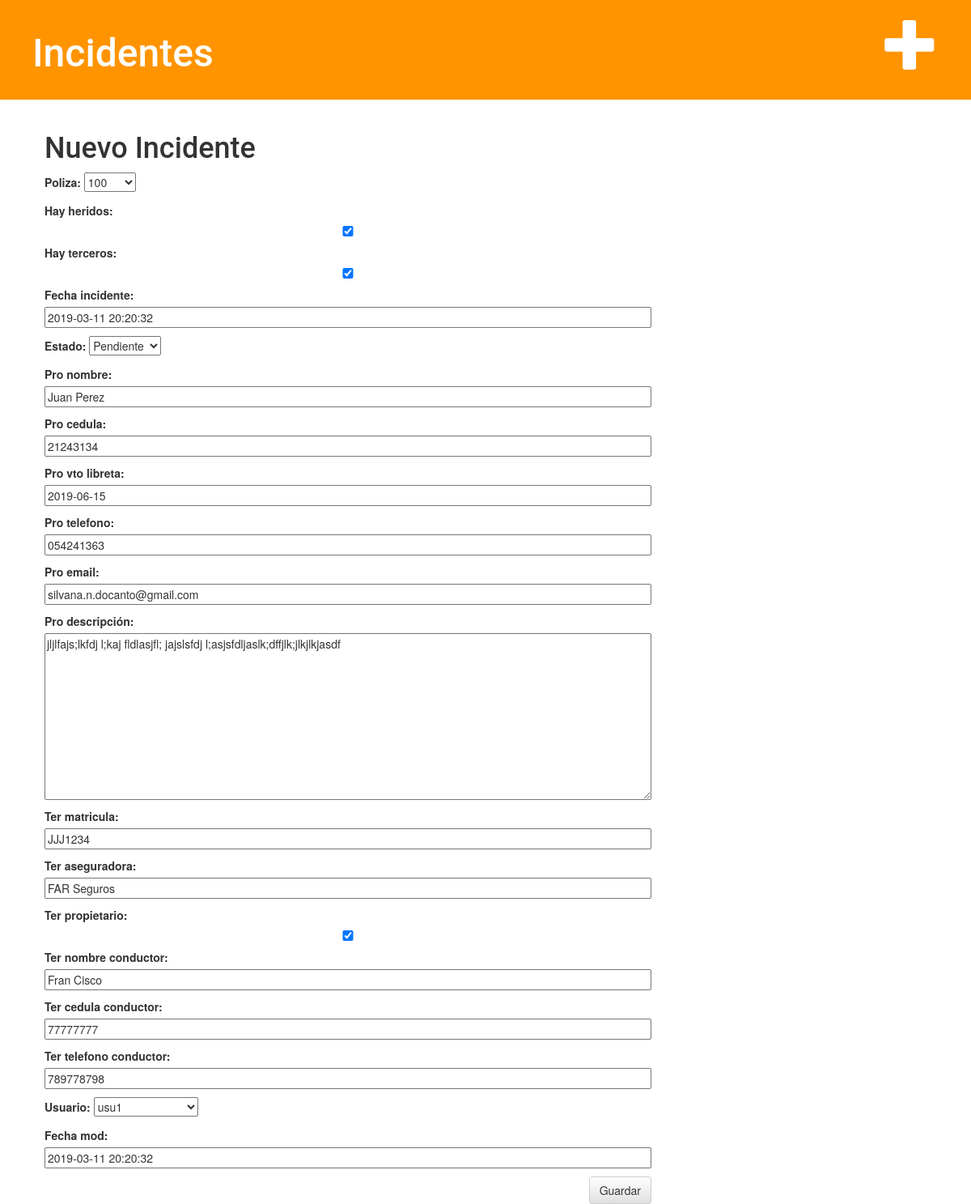
The page /incidente/1/edit/ on the database its author committed.
### denuncia/models.py (models this page shows, shortened)
class Incidente(models.Model):
    nro_incidente = models.AutoField(primary_key=True)
    poliza = models.ForeignKey('Poliza',on_delete=models.CASCADE,)
    hay_heridos = models.BooleanField()
    hay_terceros = models.BooleanField()
    fecha_incidente = models.DateTimeField(default=timezone.now)
    estado = models.ForeignKey('Estado',on_delete=models.CASCADE,)
    pro_nombre = models.CharField(max_length=30)
    pro_cedula = models.CharField(max_length=8)
    pro_vto_libreta = models.DateField(null=True, blank=True)
    pro_telefono = models.CharField(max_length=9)
    pro_email = models.EmailField(max_length=35, null=True, blank=True)
    pro_descripción = models.TextField(max_length=500)
    ter_matricula = models.CharField(max_length=7, null=True, blank=True)
    ter_aseguradora = models.CharField(max_length=30, null=True, blank=True)
    ter_propietario = models.BooleanField()
    ter_nombre_conductor = models.CharField(max_length=30, null=True, blank=True)
    ter_cedula_conductor = models.CharField(max_length=8, null=True, blank=True)
    ter_telefono_conductor = models.CharField(max_length=9, null=True, blank=True)
    usuario = models.ForeignKey('Usuario',on_delete=models.CASCADE,)
    fecha_mod = models.DateTimeField(default=timezone.now)

### denuncia/views.py (the view)
# urls.py: path('incidente/<int:pk>/edit/', views.incidente_edit, name='incidente_edit'),
def incidente_edit(request,pk):
    incidente = get_object_or_404(Incidente, nro_incidente=pk)
    if request.method == "POST":
        form = IncidenteForm(request.POST, instance=incidente)
        if form.is_valid():
            incidente = form.save(commit=False)
            incidente.save()
            return redirect('incidente_detail', pk=incidente.nro_incidente)
    else:
        form = IncidenteForm(instance=incidente)
    return render(request, 'incidente/incidente_edit.html', {'form': form})

### denuncia/forms.py
class IncidenteForm(forms.ModelForm):
    class Meta:
        model = Incidente
        fields = ('nro_incidente', 'poliza', 'hay_heridos', 'hay_terceros', 'fecha_incidente', 'estado', 'pro_nombre', 'pro_cedula', 'pro_vto_libreta', 'pro_telefono', 'pro_email', 'pro_descripción', 'ter_matricula', 'ter_aseguradora', 'ter_propietario', 'ter_nombre_conductor', 'ter_cedula_conductor', 'ter_telefono_conductor', 'usuario', 'fecha_mod')

### denuncia/models.py (called while the page is built)
    def __str__(self):
        return self.tipo

    def __str__(self):
        return self.nombre

    def __str__(self):
        return self.nro_poliza

### denuncia/templates/incidente/incidente_edit.html
{% extends 'incidente/base.html' %}
{% block content %}
    <h1>Nuevo Incidente</h1>
    <form method="POST" class="post-form">{% csrf_token %}
        {{ form.as_p }}
        <button type="submit" class="save btn btn-default">Guardar</button>
    </form>
{% endblock %}

### denuncia/static/css/denuncia.css (style rules this page uses)
h1, h2, h3, h4 { font-family: 'Roboto', serif; }
.save { float: right; }
.post-form textarea, .post-form input { width: 100%; }

### rows shown on the page
Incidente: poliza "100", hay_heridos "☑", hay_terceros "☑", fecha_incidente "2019-03-11 20:20:32", estado "Pendiente", pro_nombre "Juan Perez", pro_cedula "21243134", pro_vto_libreta "2019-06-15", pro_telefono "054241363", pro_email "silvana.n.docanto@gmail.com", pro_descripción "jljlfajs;lkfdj l;kaj fldlasjfl; jajslsfdj l;asjsfdljaslk;dffjlk;jlkjlkjasdf", ter_matricula "JJJ1234", ter_aseguradora "FAR Seguros", ter_propietario "☑", ter_nombre_conductor "Fran Cisco", ter_cedula_conductor "77777777", ter_telefono_conductor "789778798", usuario "usu1", fecha_mod "2019-03-11 20:20:32"
